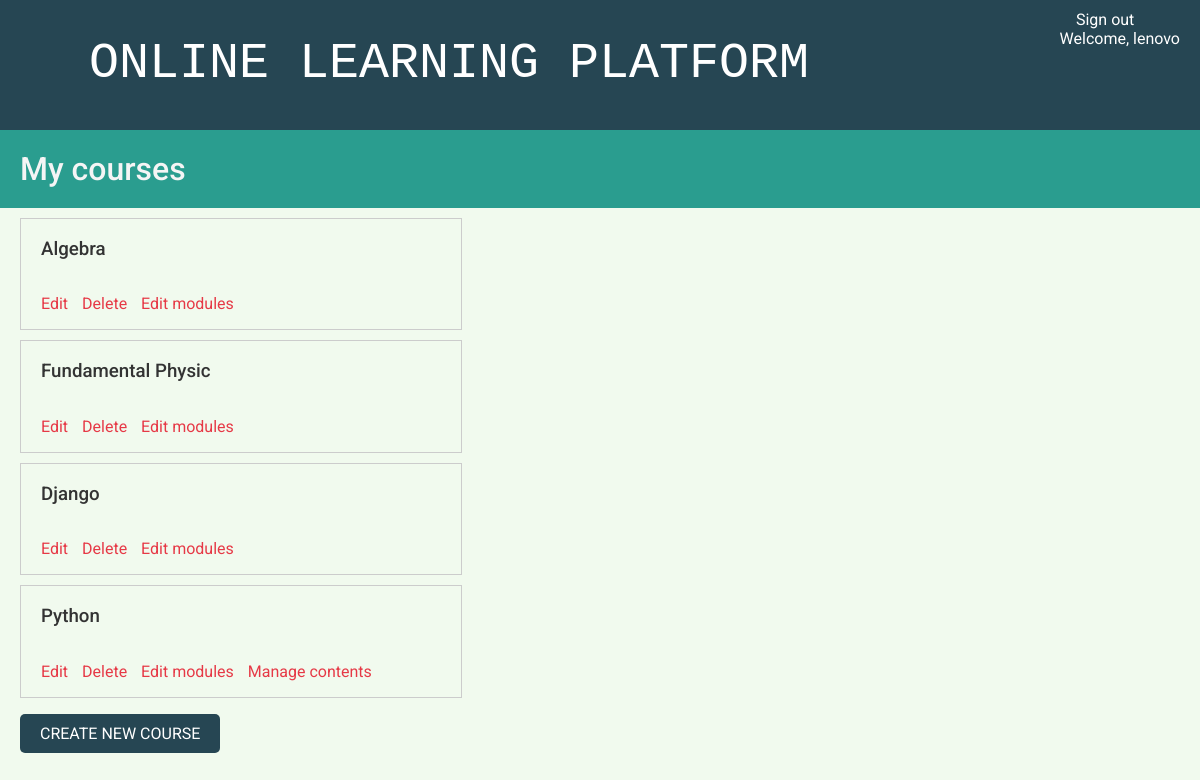
The page /course/mine/ (signed in) on the database its author committed.
### courses/models.py (models this page shows, shortened)
class Course(models.Model):
    owner = models.ForeignKey(User,
                              related_name='courses_created',
                              on_delete=models.CASCADE)
    subject = models.ForeignKey(Subject,
                                related_name='courses',
                                on_delete=models.CASCADE)
    title = models.CharField(max_length=200)
    slug = models.SlugField(max_length=200, unique=True)
    overview = models.TextField()
    created = models.DateTimeField(auto_now_add=True)
    students = models.ManyToManyField(User,
                                      related_name='courses_joined',
                                      blank=True)
    class Meta:
        ordering = ['-created']

### courses/views.py (the view)
class ManageCourseListView(OwnerCourseMixin, ListView):
    template_name = 'courses/manage/course/list.html'
    permission_required = 'courses.view_course'

### courses/views.py (called while the page is built)
    def get_queryset(self):
        qs = super().get_queryset()
        return qs.filter(owner=self.request.user)

### courses/templates/courses/manage/course/list.html (shortened to what this page needs)
{% extends "base.html" %}
{% block content %}
  <h1>My courses</h1>
  <div class="module">
    {% for course in object_list %}
      <div class="course-info">
        <h3>{{ course.title }}</h3>
        <p>
          <a href="{% url "course_edit" course.id %}">Edit</a>
          <a href="{% url "course_delete" course.id %}">Delete</a>
          <a href="{% url "course_module_update" course.id %}">Edit modules</a>
          {% if course.modules.count > 0 %}
            <a href="{% url "module_content_list" course.modules.first.id %}">
            Manage contents</a>
          {% endif %}
        </p>
      </div>
    {% empty %}
      <p>You haven't created any courses yet.</p>
    {% endfor %}
    <p>
      <a href="{% url "course_create" %}" class="button">Create new course</a>
    </p>
  </div>
{% endblock %}

### courses/templates/base.html (shortened to what this page needs)
{% load static %}
<!DOCTYPE html>
<html>
<head>
  <link href="{% static "css/base.css" %}" rel="stylesheet">
  <link href="{% static "fontawesome/css/all.css" %}" rel="stylesheet">
</head>
<body>
  <div id="header">
    <a href="/" class="logo"><i class="fas fa-university" style="color: #f1faee"></i> Online Learning Platform</a>
    <ul class="menu">
      {% if request.user.is_authenticated %}
        <li><a href="{% url "logout" %}"><i class="fas fa-sign-out-alt"></i> Sign out</a></li>
        <li id="user-name">Welcome, {{ user.get_username }}</li>
      {% else %}
        <li><a href="{% url "login" %}">Sign in <i class="fas fa-sign-in-alt"></i></a></li>
      {% endif %}
    </ul>
  </div>
    {% block content %}
    {% endblock %}
</body>
</html>

### courses/static/css/base.css (style rules this page uses)
html { overflow-x: hidden; }
body { margin:0; font-family:'Roboto', sans-serif; font-weight:400; color:#333; background-color: #f1faee; }
a { color:#e63946; text-decoration:none; }
ul { float:left; }
h1, h2, h3, h4, h5, h6 { font-family:'Roboto', sans-serif; font-weight:500; }
h1 { background:#2a9d8f; color: whitesmoke; width:100%; overflow:auto; padding:20px 0 20px 20px; margin:0; }
.module { padding:10px 20px; float:left; width:700px; }
.module p { width:100%; float:right; }
#header { position: relative; background:#264653; overflow:auto; height:110px; max-width:100%; padding:10px 20px; }
#header .logo { text-decoration:none; font-family: 'Courier New', Courier, monospace; font-weight:300; text-transform:uppercase; font-size:50px; padding-top: 25px; color:#fff; float:left; }
#header a { color:#fff; }
#user-name { color:#fff; }
#header .menu { list-style:none; float:right; margin:0; padding:0; }
input[type=submit], a.button { border-radius:5px; background:#264653; color:#fff; font-size:16px; text-transform:uppercase; border:none; padding:10px 20px; margin:20px 0; }
.course-info { border:1px solid #ccc; padding:0 20px; margin-bottom:10px; width:400px; overflow:auto; }
.course-info a { margin-right:10px; }

### rows shown on the page
Course: title "Algebra"
Course: title "Fundamental Physic"
Course: title "Django"
Course: title "Python", shows "Manage contents"

### other values the page prints
{{ user.get_username }} "lenovo"
